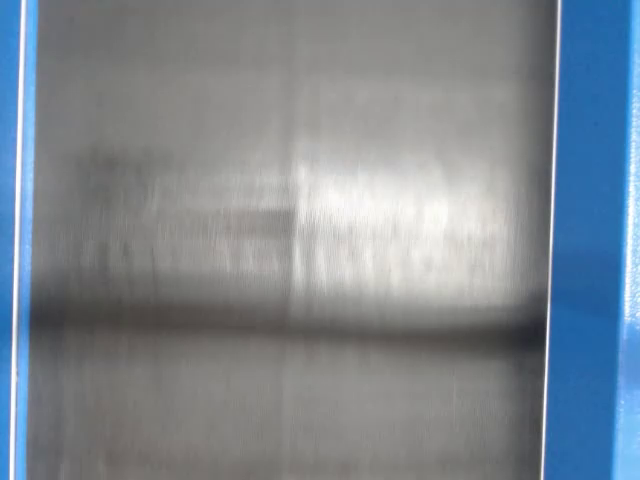
#> input picture frame 0 of fbg.mp4, 640 x 480 px
$ python new.py
#> lines starting #> are read from the running program, lines starting #| are printed output that depends on the picture
import cv2
import numpy as np
from collections import deque
import time

j=0
_id_counter = 1
# Temporal smoothing buffers
color_history = {}
size_history = {}
tracked_objects = {}
detected_object ={}
STABILITY_THRESHOLD = 12
output_string=""
count = 0

#create a function to check if the given frame is same as reference frame, and return the inverse of the boolean value if similar
# [177 lines left out: functions is_frame_similar, track_objects, not called in this run]

# Load empty conveyor video
bg_cap = cv2.VideoCapture("fbg.mp4")
bg_frame_count = int(bg_cap.get(cv2.CAP_PROP_FRAME_COUNT))

# Read the first background frame (the reference frame for sync)
bg_cap.set(cv2.CAP_PROP_POS_FRAMES, 0)
ret_bg, bg_frame = bg_cap.read()
#> bg_frame is the input picture: shape (480, 640, 3); mean B, G, R 145.7, 136.2, 126.1
bg_gray = cv2.cvtColor(bg_frame, cv2.COLOR_BGR2GRAY)
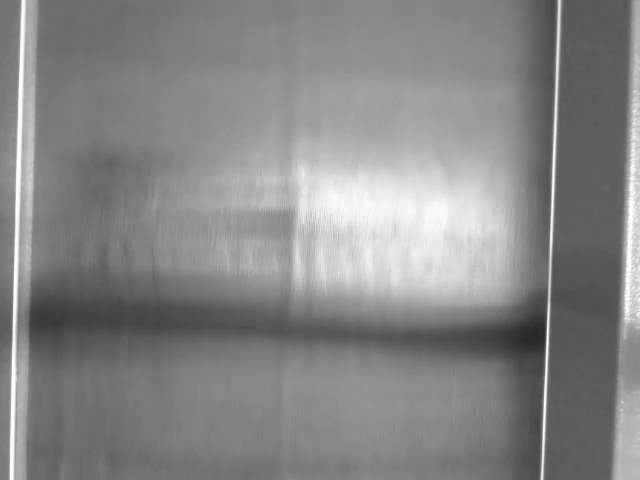
#> bg_gray: shape (480, 640); min 39, max 255, mean 134.2

# Open real-time camera
real_cap = cv2.VideoCapture(0,cv2.CAP_DSHOW)

bg_index = 0
bg_synced = False

while True:
    ret_real, real_frame = real_cap.read()
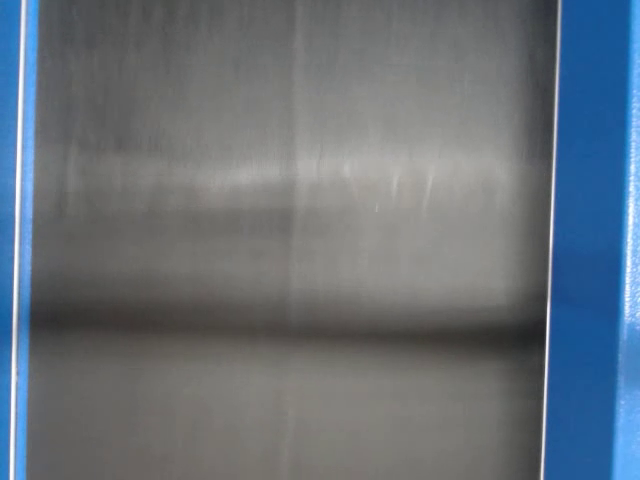
#> input picture frame 40 of fbg.mp4, 640 x 480 px, given in place of the camera
#> real_frame is the input picture: shape (480, 640, 3); mean B, G, R 122.3, 113, 103.2
    if not ret_real:
        break

    if cv2.waitKey(1) & 0xFF == ord('q'):
#> (key q is pressed here)
            break

    real_gray = cv2.cvtColor(real_frame, cv2.COLOR_BGR2GRAY)

    if not bg_synced:
        # Step 1: Check similarity between current real frame and reference background frame
        diff = cv2.absdiff(real_gray, bg_gray)
        score = np.sum(diff)
        print(score/100000)

        if score < 1100000:  # ✅ Tune this threshold based on your setup
            print("Background synced!")
            bg_synced = True
        else:
            cv2.putText(real_frame, "Syncing background...", (50, 50),
                        cv2.FONT_HERSHEY_SIMPLEX, 1, (0, 0, 255), 2)
            cv2.imshow("Real Frame", real_frame)
            if cv2.waitKey(1) & 0xFF == ord('q'):
                break
            continue  # Keep checking next live frame

    # Step 2: Once synced, perform frame-by-frame subtraction
    #bg_cap.set(cv2.CAP_PROP_POS_FRAMES, bg_index)
    #ret_bg, bg_frame = bg_cap.read()

    if not ret_bg:
        # Loop background video
        bg_index = 0
        bg_cap.set(cv2.CAP_PROP_POS_FRAMES, bg_index)
        ret_bg, bg_frame = bg_cap.read()

    diff = cv2.absdiff(real_frame, bg_frame)
    gray = cv2.cvtColor(diff, cv2.COLOR_BGR2GRAY)
    cv2.putText(real_frame,str(count) ,(50,100),cv2.FONT_HERSHEY_SIMPLEX,0.5,(255,255,0))
    #apply gaussian blur to reduce noise
    blurred = cv2.GaussianBlur(gray, (5, 5), 0)

    # Threshold the blurred image to create a binary mask
    _, foreground_mask = cv2.threshold(blurred, 30, 255, cv2.THRESH_BINARY)

    contours, _ = cv2.findContours(foreground_mask, cv2.RETR_EXTERNAL, cv2.CHAIN_APPROX_SIMPLE)
    valid_contours = []
    for cnt in contours:
        area = cv2.contourArea(cnt)
        if area > 500:
            valid_contours.append(cnt)
    # Track objects
    tracked_objects = track_objects(valid_contours, real_frame)
    #send_string_with_delay(output_string, 0.5)  # Simulate sending output string with delay


    # Display the original frame with detected foreground
    cv2.imshow('Foreground', real_frame)
    cv2.imshow('backround',bg_frame)
    #cv2.imshow('Foreground Mask', foreground_mask)
    count += 1
    key = cv2.waitKey(1)
    if key == 13:
        break
    # [5 lines of commented-out code are left out]

real_cap.release()
cv2.destroyAllWindows()

$ run again, starting later in the video
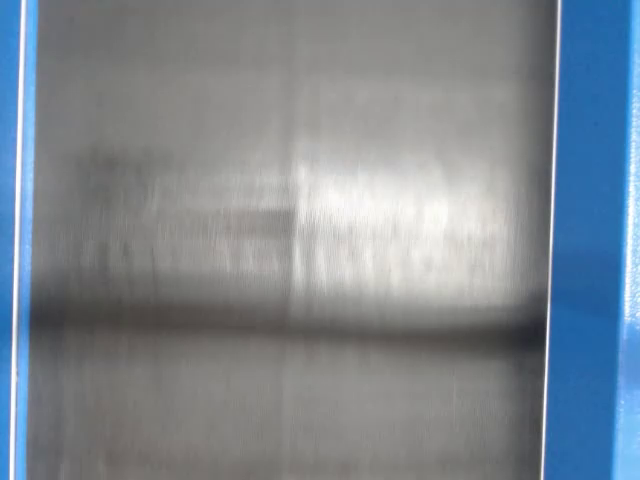
#> input picture frame 0 of fbg.mp4, 640 x 480 px
#> bg_frame is the input picture: shape (480, 640, 3); mean B, G, R 145.7, 136.2, 126.1
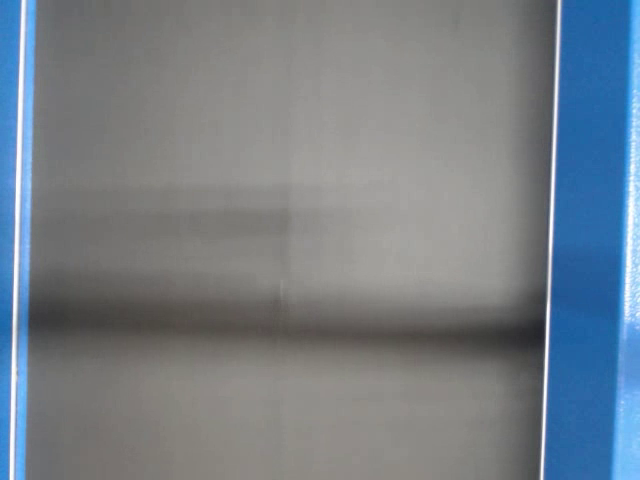
#> input picture frame 182 of fbg.mp4, 640 x 480 px, given in place of the camera
#> real_frame is the input picture: shape (480, 640, 3); mean B, G, R 136.1, 127.4, 117.9

$ run again, starting later in the video
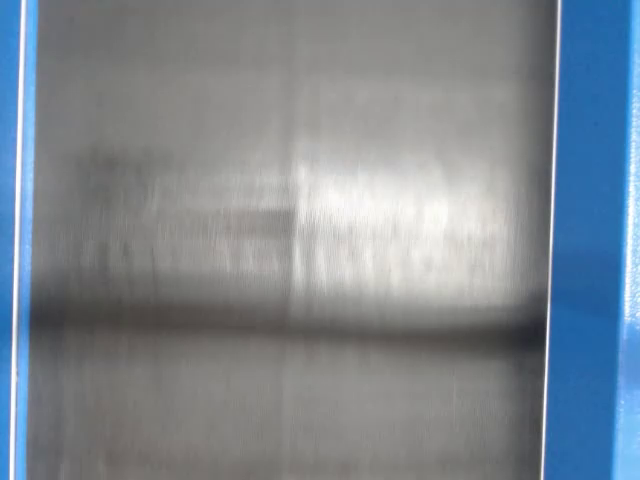
#> input picture frame 0 of fbg.mp4, 640 x 480 px
#> bg_frame is the input picture: shape (480, 640, 3); mean B, G, R 145.7, 136.2, 126.1
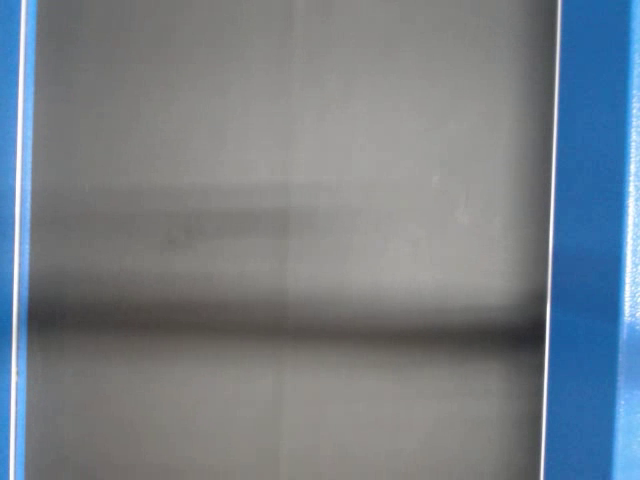
#> input picture frame 324 of fbg.mp4, 640 x 480 px, given in place of the camera
#> real_frame is the input picture: shape (480, 640, 3); mean B, G, R 135.8, 127, 117.4
